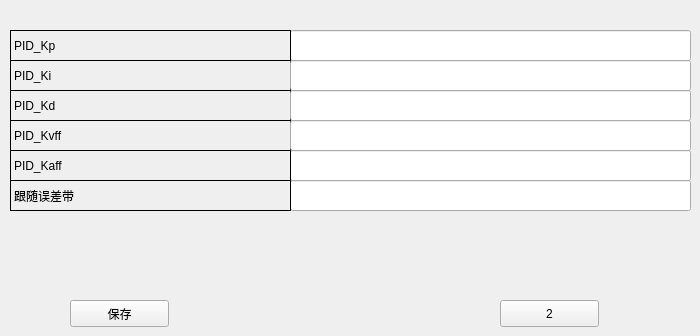
      <widget class="QWidget" name="page_30">
       <widget class="QPushButton" name="pushButton_74">
        <property name="geometry">
         <rect>
          <x>500</x>
          <y>300</y>
          <width>99</width>
          <height>27</height>
         </rect>
        </property>
        <property name="text">
         <string>2</string>
        </property>
       </widget>
       <widget class="QLineEdit" name="lineEdit_189">
        <property name="geometry">
         <rect>
          <x>290</x>
          <y>30</y>
          <width>401</width>
          <height>31</height>
         </rect>
        </property>
       </widget>
       <widget class="QLabel" name="label_244">
        <property name="geometry">
         <rect>
          <x>10</x>
          <y>60</y>
          <width>281</width>
          <height>31</height>
         </rect>
        </property>
        <property name="frameShape">
         <enum>QFrame::Panel</enum>
        </property>
        <property name="text">
         <string>PID_Ki</string>
        </property>
       </widget>
       <widget class="QLabel" name="label_247">
        <property name="geometry">
         <rect>
          <x>10</x>
          <y>90</y>
          <width>281</width>
          <height>31</height>
         </rect>
        </property>
        <property name="frameShape">
         <enum>QFrame::Panel</enum>
        </property>
        <property name="text">
         <string>PID_Kd</string>
        </property>
       </widget>
       <widget class="QLineEdit" name="lineEdit_192">
        <property name="geometry">
         <rect>
          <x>290</x>
          <y>150</y>
          <width>401</width>
          <height>31</height>
         </rect>
        </property>
       </widget>
       <widget class="QLineEdit" name="lineEdit_193">
        <property name="geometry">
         <rect>
          <x>290</x>
          <y>180</y>
          <width>401</width>
          <height>31</height>
         </rect>
        </property>
       </widget>
       <widget class="QLineEdit" name="lineEdit_194">
        <property name="geometry">
         <rect>
          <x>290</x>
          <y>60</y>
          <width>401</width>
          <height>31</height>
         </rect>
        </property>
       </widget>
       <widget class="QLabel" name="label_248">
        <property name="geometry">
         <rect>
          <x>10</x>
          <y>120</y>
          <width>281</width>
          <height>31</height>
         </rect>
        </property>
        <property name="frameShape">
         <enum>QFrame::Panel</enum>
        </property>
        <property name="text">
         <string>PID_Kvff</string>
        </property>
       </widget>
       <widget class="QLabel" name="label_249">
        <property name="geometry">
         <rect>
          <x>10</x>
          <y>150</y>
          <width>281</width>
          <height>31</height>
         </rect>
        </property>
        <property name="frameShape">
         <enum>QFrame::Panel</enum>
        </property>
        <property name="text">
         <string>PID_Kaff</string>
        </property>
       </widget>
       <widget class="QLineEdit" name="lineEdit_195">
        <property name="geometry">
         <rect>
          <x>290</x>
          <y>90</y>
          <width>401</width>
          <height>31</height>
         </rect>
        </property>
       </widget>
       <widget class="QLineEdit" name="lineEdit_196">
        <property name="geometry">
         <rect>
          <x>290</x>
          <y>120</y>
          <width>401</width>
          <height>31</height>
         </rect>
        </property>
       </widget>
       <widget class="QLabel" name="label_250">
        <property name="geometry">
         <rect>
          <x>10</x>
          <y>180</y>
          <width>281</width>
          <height>31</height>
         </rect>
        </property>
        <property name="frameShape">
         <enum>QFrame::Panel</enum>
        </property>
        <property name="text">
         <string>跟随误差带</string>
        </property>
       </widget>
       <widget class="QPushButton" name="pushButton_75">
        <property name="geometry">
         <rect>
          <x>70</x>
          <y>300</y>
          <width>99</width>
          <height>27</height>
         </rect>
        </property>
        <property name="text">
         <string>保存</string>
        </property>
       </widget>
       <widget class="QLabel" name="label_251">
        <property name="geometry">
         <rect>
          <x>10</x>
          <y>30</y>
          <width>281</width>
          <height>31</height>
         </rect>
        </property>
        <property name="frameShape">
         <enum>QFrame::Panel</enum>
        </property>
        <property name="text">
         <string>PID_Kp</string>
        </property>
       </widget>
      </widget>
